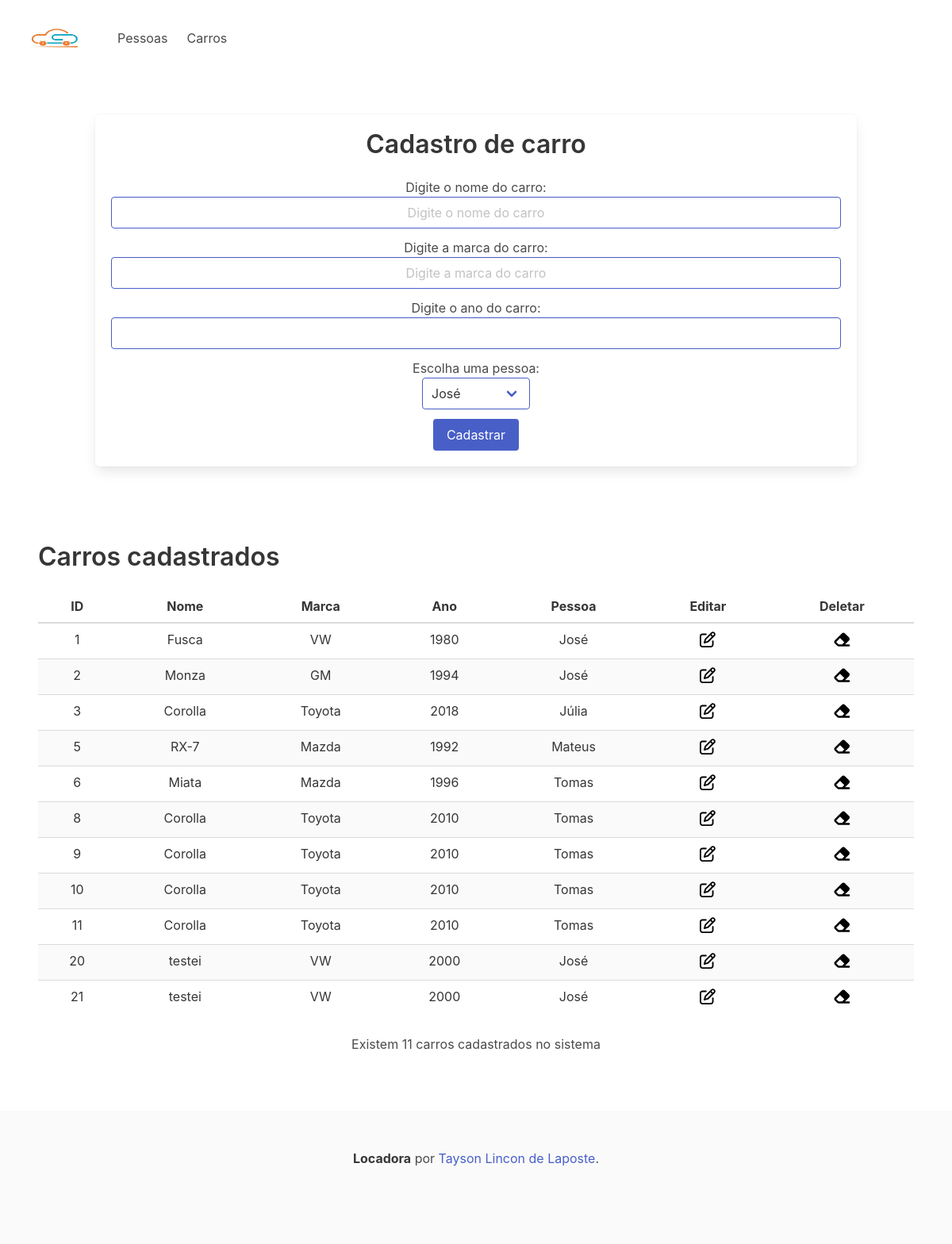
Screenshot of /Site/carros.php with the database file from the repository.
### tables this page shows
CREATE TABLE `carros` (
  `id` int(11) NOT NULL,
  `nome` varchar(255) NOT NULL,
  `marca` varchar(255) NOT NULL,
  `ano` year(4) NOT NULL,
  `idPessoa` int(11) NOT NULL
);

CREATE TABLE `pessoas` (
  `id` int(11) NOT NULL,
  `nome` varchar(255) NOT NULL,
  `dataNascimento` date NOT NULL
);

### Site/model/Pessoa.php (called while the page is built, shortened)
<?php
class Pessoa
{
    public static function getAll()
    {
        try {
            $conexao = Conexao::getConexao();
            $stmt = $conexao->prepare("SELECT * FROM pessoas ORDER BY id");
            $stmt->execute();
            return $stmt->fetchAll();
        } catch (Exception $e) {
            echo $e->getMessage();
            die;
        }
    }
    public static function getOne($id)
    {
        try {
            $conexao = Conexao::getConexao();
            $stmt = $conexao->prepare("SELECT * FROM pessoas WHERE id=?");
            $stmt->execute([$id]);
            return $stmt->fetchAll();
        } catch (Exception $e) {
            echo $e->getMessage();
            die;
        }
    }
}

### Site/model/Carro.php (called while the page is built, shortened)
<?php
class Carro
{
    public static function getAll()
    {
        try {
            $conexao = Conexao::getConexao();
            $stmt = $conexao->prepare("SELECT * FROM carros ORDER BY id");
            $stmt->execute();
            return $stmt->fetchAll();
        } catch (Exception $e) {
            echo $e->getMessage();
            die;
        }
    }
    public static function getNumber()
    {
        try {
            $conexao = Conexao::getConexao();
            $stmt = $conexao->prepare("SELECT COUNT(*) FROM carros");
            $stmt->execute();
            return $stmt->fetchColumn();
        } catch (Exception $e) {
            echo $e->getMessage();
            die;
        }
    }
}

### Site/parts/table_listar_carro.php (the view)
<?php
require_once(__DIR__ . "/../model/Carro.php");
require_once(__DIR__ . "/../parts/headerLink.php");
$listaCarros = Carro::getAll();
?>
<h2 class="title">Carros cadastrados</h2>
<table class="table is-striped is-fullwidth">
    <thead>
        <tr>
            <th class='has-text-centered'>ID</th>
            <th class='has-text-centered'>Nome</th>
            <th class='has-text-centered'>Marca</th>
            <th class='has-text-centered'>Ano</th>
            <th class='has-text-centered'>Pessoa</th>
            <th class='has-text-centered'>Editar</th>
            <th class='has-text-centered'>Deletar</th>
        </tr>
    </thead>
    <tbody>
        <?php
        foreach ($listaCarros as $carro) {
            echo "<tr>";
            echo "<td class='has-text-centered'>" . $carro["id"] . "</td>";
            echo "<td class='has-text-centered'>" . $carro["nome"] . "</td>";
            echo "<td class='has-text-centered'>" . $carro["marca"] . "</td>";
            echo "<td class='has-text-centered'>" . $carro["ano"] . "</td>";
            echo "<td class='has-text-centered'>" . Pessoa::getOne($carro["idPessoa"])[0]["nome"] . "</td>";
            echo "<td class='has-text-centered'><a href='editarCarro.php?id=" . $carro["id"] . "'>
            <span class='icon'>
            <svg xmlns='http://www.w3.org/2000/svg' height='1.25em' viewBox='0 0 512 512'><path d='M441 58.9L453.1 71c9.4 9.4 9.4 24.6 0 33.9L424 134.1 377.9 88 407 58.9c9.4-9.4 24.6-9.4 33.9 0zM209.8 256.2L344 121.9 390.1 168 255.8 302.2c-2.9 2.9-6.5 5-10.4 6.1l-58.5 16.7 16.7-58.5c1.1-3.9 3.2-7.5 6.1-10.4zM373.1 25L175.8 222.2c-8.7 8.7-15 19.4-18.3 31.1l-28.6 100c-2.4 8.4-.1 17.4 6.1 23.6s15.2 8.5 23.6 6.1l100-28.6c11.8-3.4 22.5-9.7 31.1-18.3L487 138.9c28.1-28.1 28.1-73.7 0-101.8L474.9 25C446.8-3.1 401.2-3.1 373.1 25zM88 64C39.4 64 0 103.4 0 152V424c0 48.6 39.4 88 88 88H360c48.6 0 88-39.4 88-88V312c0-13.3-10.7-24-24-24s-24 10.7-24 24V424c0 22.1-17.9 40-40 40H88c-22.1 0-40-17.9-40-40V152c0-22.1 17.9-40 40-40H200c13.3 0 24-10.7 24-24s-10.7-24-24-24H88z'/></svg>
            </span>
            </a></td>";
            echo "<td class='has-text-centered'><a href='deletarCarro.php?id=" . $carro["id"] . "'>
            <span class='icon'>
            <svg xmlns='http://www.w3.org/2000/svg' height='1.25em' viewBox='0 0 576 512'><path d='M290.7 57.4L57.4 290.7c-25 25-25 65.5 0 90.5l80 80c12 12 28.3 18.7 45.3 18.7H288h9.4H512c17.7 0 32-14.3 32-32s-14.3-32-32-32H387.9L518.6 285.3c25-25 25-65.5 0-90.5L381.3 57.4c-25-25-65.5-25-90.5 0zM297.4 416H288l-105.4 0-80-80L227.3 211.3 364.7 348.7 297.4 416z'/></svg>
            </span>
            </a></td>";
            echo "</tr>";
        }
        ?>
    </tbody>
</table>

### Site/carros.php (shortened to what this page needs)
<!DOCTYPE html>
<html lang="pt-BR">
<head>
    <?php require_once(__DIR__ . "/parts/headerLink.php"); ?>
</head>
<body>
    <?php require_once(__DIR__ . "/parts/navbar.php"); ?>
    <div class="columns">
        <div class="column">
            <section class="section">
                <?php
                require_once(__DIR__ . "/model/Pessoa.php");
                require_once(__DIR__ . "/model/Carro.php");
                require_once(__DIR__ . "/parts/form_cad_carro.php");
                ?>
            </section>
            <section class="section">
                <?php
                require_once(__DIR__ . "/parts/table_listar_carro.php");
                echo "<p class='content has-text-centered'>Existem " . Carro::getNumber() . " carros cadastrados no sistema</p>";
                ?>
            </section>
        </div>
    </div>
    <?php require_once(__DIR__ . "/parts/footer.php"); ?>
</body>
</html>

### Site/parts/headerLink.php
<?php
echo "<link rel='stylesheet' href='https://cdn.jsdelivr.net/npm/bulma@0.9.4/css/bulma.min.css'>";
?>

### Site/parts/navbar.php (shortened to what this page needs)
<?php
echo "<nav class='navbar' role='navigation' aria-label='main navigation'>
        <div class='navbar-brand'>
            <a class='navbar-item' href='index.php'>
                <img src='images/logotipo.avif' width='112' height='40'>
            </a>
            <a role='button' class='navbar-burger' aria-label='menu' aria-expanded='false' data-target='navbarBasicExample'>
                <span aria-hidden='true'></span>
                <span aria-hidden='true'></span>
                <span aria-hidden='true'></span>
            </a>
        </div>
        <div class='navbar-menu'>
            <div class='navbar-start'>
                <a class='navbar-item' href='pessoas.php'>
                Pessoas
                </a>
                <a class='navbar-item' href='carros.php'>
                Carros
                </a>
            </div>
        </div>
    </nav>";
?>

### Site/parts/form_cad_carro.php
<div class="container">
    <div class="box has-text-centered">
        <h2 class="title">Cadastro de carro</h2>
        <form method="POST">
            <div class="field">
                <p>Digite o nome do carro:</p>
                <input class="input is-link has-text-centered" type="text" name="nome" required placeholder="Digite o nome do carro">
            </div>
            <div class="field">
                <p>Digite a marca do carro:</p>
                <input class="input is-link has-text-centered" type="text" name="marca" required placeholder="Digite a marca do carro">
            </div>
            <div class="field">
                <p>Digite o ano do carro:</p>
                <input class="input is-link has-text-centered" type="number" name="ano" required min="1900" max="2023">
            </div>
            <div class="field">
                <p><label for="idPessoa">Escolha uma pessoa:</label></p>
                <div class="select is-link">
                    <select name="idPessoa" id="idPessoa">
                    <?php
                        require_once(__DIR__ . "/../model/Pessoa.php");
                        $listaPessoas = Pessoa::getAll();
                        foreach ($listaPessoas as $pessoa) {
                            echo "<option value='" . $pessoa["id"] . "'>" . $pessoa["nome"] . "</option>";
                        }
                    ?>
                    </select>
                </div>
            </div>
            <button class="button is-link">Cadastrar</button>
        </form>
    </div>
</div>

### Site/parts/footer.php
<?php
echo "<footer class='footer'>
        <div class='content has-text-centered'>
            <p>
                <strong>Locadora</strong> por <a href='https://www.linkedin.com/in/tayson-lincon-de-laposte/'>Tayson Lincon de Laposte</a>.
            </p>
        </div>
    </footer>";
?>

### Site/parts/navbar.php (style rules this page uses)
.navbar-item img { max-height: 5rem; }

### rows the page displays
carros: id "1", nome "Fusca", marca "VW", ano "1980", idPessoa.nome "José"
carros: id "2", nome "Monza", marca "GM", ano "1994", idPessoa.nome "José"
carros: id "3", nome "Corolla", marca "Toyota", ano "2018", idPessoa.nome "Júlia"
carros: id "5", nome "RX-7", marca "Mazda", ano "1992", idPessoa.nome "Mateus"
carros: id "6", nome "Miata", marca "Mazda", ano "1996", idPessoa.nome "Tomas"
carros: id "8", nome "Corolla", marca "Toyota", ano "2010", idPessoa.nome "Tomas"
carros: id "9", nome "Corolla", marca "Toyota", ano "2010", idPessoa.nome "Tomas"
carros: id "10", nome "Corolla", marca "Toyota", ano "2010", idPessoa.nome "Tomas"
carros: id "11", nome "Corolla", marca "Toyota", ano "2010", idPessoa.nome "Tomas"
carros: id "20", nome "testei", marca "VW", ano "2000", idPessoa.nome "José"
carros: id "21", nome "testei", marca "VW", ano "2000", idPessoa.nome "José"

### other values shown
Carro::getNumber() "11"
form field idPessoa "José"
